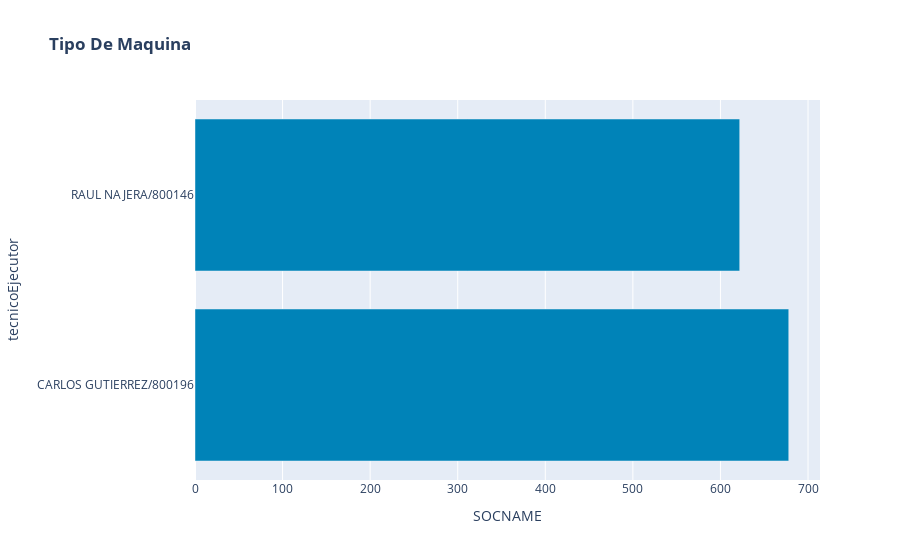

The notebook cell saved with this chart:
### Code cell
px.bar(s,x="SOCNAME",y=s.index,
                  orientation=("h"), title= "<b> Tipo De Maquina",
                  color_discrete_sequence=["#0083B8"] * len(s),
                  template="plotly")

### Figure 1 — Plotly figure (JSON) as saved in the notebook; plotly's stock layout.template omitted (floating-point values rounded to 4 significant figures)
{"data": [{"alignmentgroup": "True", "hovertemplate": "SOCNAME=%{x}<br>tecnicoEjecutor=%{y}<extra></extra>", "legendgroup": "", "marker": {"color": "#0083B8", "pattern": {"shape": ""}}, "name": "", "offsetgroup": "", "orientation": "h", "showlegend": false, "textposition": "auto", "type": "bar", "x": [678, 622], "xaxis": "x", "y": ["CARLOS GUTIERREZ/800196", "RAUL NAJERA/800146"], "yaxis": "y"}], "layout": {"barmode": "relative", "legend": {"tracegroupgap": 0}, "title": {"text": "<b> Tipo De Maquina"}, "xaxis": {"anchor": "y", "domain": [0, 1], "title": {"text": "SOCNAME"}}, "yaxis": {"anchor": "x", "domain": [0, 1], "title": {"text": "tecnicoEjecutor"}}}}
